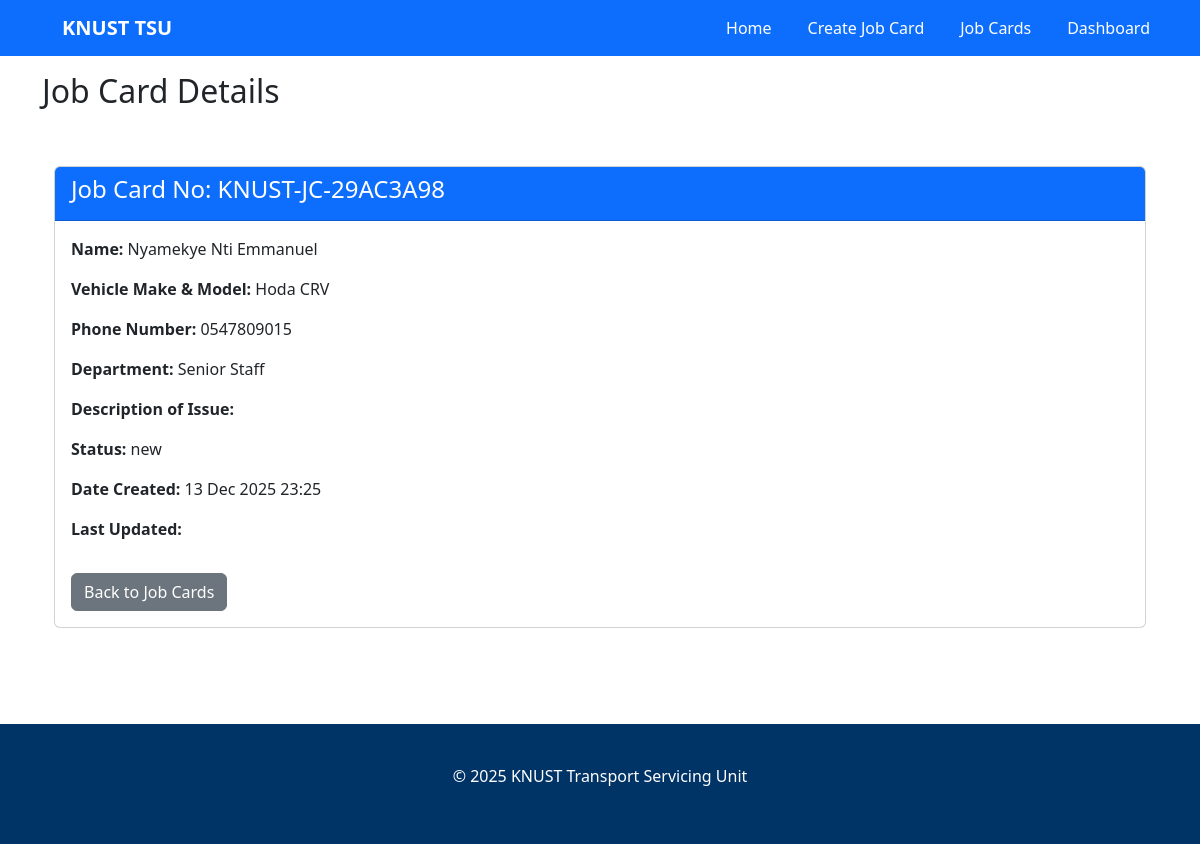
Page /jobcards/detail/KNUST-JC-29AC3A98/ on the committed database.
### jobcards/models.py (models this page shows, shortened)
class JobCard(models.Model):
    job_card_no = models.CharField(
        max_length=20,
        unique=True,
        editable=False
    )
    timestamp = models.DateTimeField(auto_now_add=True)
    full_name = models.CharField(max_length=150)
    department = models.CharField(max_length=150)
    phone_number = models.CharField(max_length=20)
    email_address = models.EmailField()
    vehicle_make_model = models.CharField(max_length=150)
    year = models.PositiveIntegerField()
    registration_number = models.CharField(max_length=50)
    mileage = models.PositiveIntegerField()
    vin_chassis_number = models.CharField(
        max_length=100,
        blank=True,
        null=True
    )
    service_description = models.TextField()
    serviced_recently = models.BooleanField(default=False)
    preferred_service_date = models.DateField()
    additional_concerns = models.TextField(blank=True, null=True)
    confirmation = models.BooleanField(default=False)
    payment_status = models.CharField(
        max_length=20,
        choices=[
            ('pending', 'Pending'),
            ('paid', 'Paid'),
            ('failed', 'Failed'),
        ],
        default='pending'
    )
    payment_reference = models.CharField(max_length=100, blank=True, null=True)
    amount = models.DecimalField(max_digits=10, decimal_places=2, blank=True, null=True)
    STATUS_CHOICES = [
        ('new', 'New'),
        ('scheduled', 'Scheduled'),
        ('in_progress', 'In Progress'),
        ('completed', 'Completed'),
        ('cancelled', 'Cancelled'),
    ]
    status = models.CharField(
        max_length=20,
        choices=STATUS_CHOICES,
        default='new'
    )

### jobcards/views.py (the view)
# urls.py: path('detail/<str:job_card_no>/', views.job_card_detail, name='job_card_detail'),
def job_card_detail(request, job_card_no):
    job_card = get_object_or_404(JobCard, job_card_no=job_card_no)
    return render(
        request,
        'jobcards/job_card_detail.html',
        {'job_card': job_card}
    )

### templates/jobcards/job_card_detail.html (shortened to what this page needs)
{% extends 'jobcards/base.html' %}
{% block content %}
<h2>Job Card Details</h2>
    <link href="https://cdn.jsdelivr.net/npm/bootstrap@5.3.2/dist/css/bootstrap.min.css" rel="stylesheet">
</head>
<body>
<div class="container py-5">
    <div class="card">
        <div class="card-header bg-primary text-white">
            <h4>Job Card No: {{ job_card.job_card_no }}</h4>
        </div>
        <div class="card-body">
            <p><strong>Name:</strong> {{ job_card.full_name }}</p>
            <p><strong>Vehicle Make & Model:</strong> {{ job_card.vehicle_make_model }}</p>
            <p><strong>Phone Number:</strong> {{ job_card.phone_number }}</p>
            <p><strong>Department:</strong> {{ job_card.department }}</p>
            <p><strong>Description of Issue:</strong> {{ job_card.description_of_issue }}</p>
            <p><strong>Status:</strong> {{ job_card.status }}</p>
            <p><strong>Date Created:</strong> {{ job_card.timestamp|date:"d M Y H:i" }}</p>
            <p><strong>Last Updated:</strong> {{ job_card.updated_at|date:"d M Y H:i" }}</p>
            <a href="{% url 'job_card_list' %}" class="btn btn-secondary mt-3">Back to Job Cards</a>
        </div>
    </div>
</div>
</body>
{% endblock %}

### templates/frontend/css/style.css (style rules this page uses)
* { margin: 0; padding: 0; box-sizing: border-box; font-family: "Segoe UI", sans-serif; }
body { background: #f5f7fa; color: #333; }
.container { max-width: 1100px; margin: auto; padding: 0 20px; }
.btn { background: #ffcc00; color: black; padding: 10px 20px; display: inline-block; margin-top: 15px; text-decoration: none; border-radius: 5px; }

### rows in the picture
JobCard: job_card_no "KNUST-JC-29AC3A98", full_name "Nyamekye Nti Emmanuel", vehicle_make_model "Hoda CRV", phone_number "0547809015", department "Senior Staff", status "new", timestamp "13 Dec 2025 23:25"
